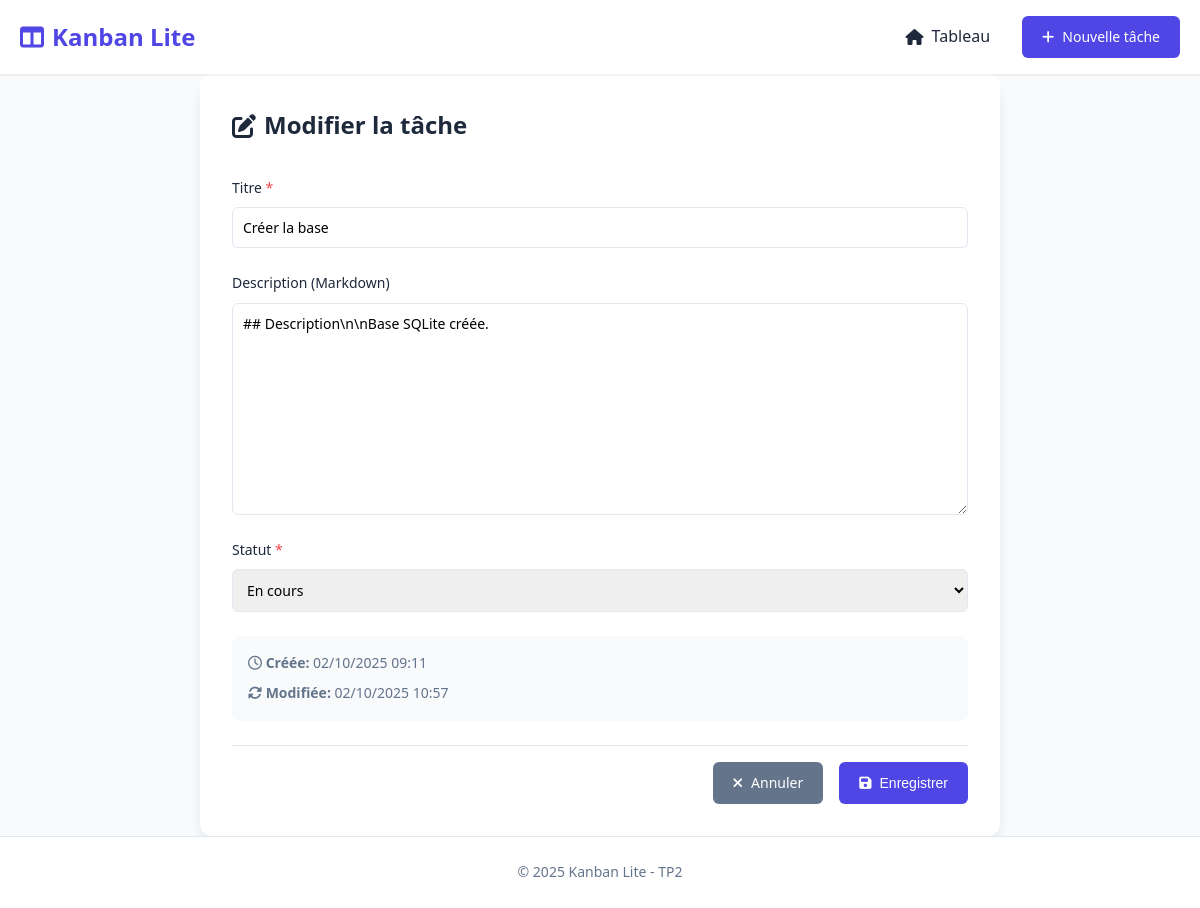
The app's page /index.php?route=edit&id=1, older data.
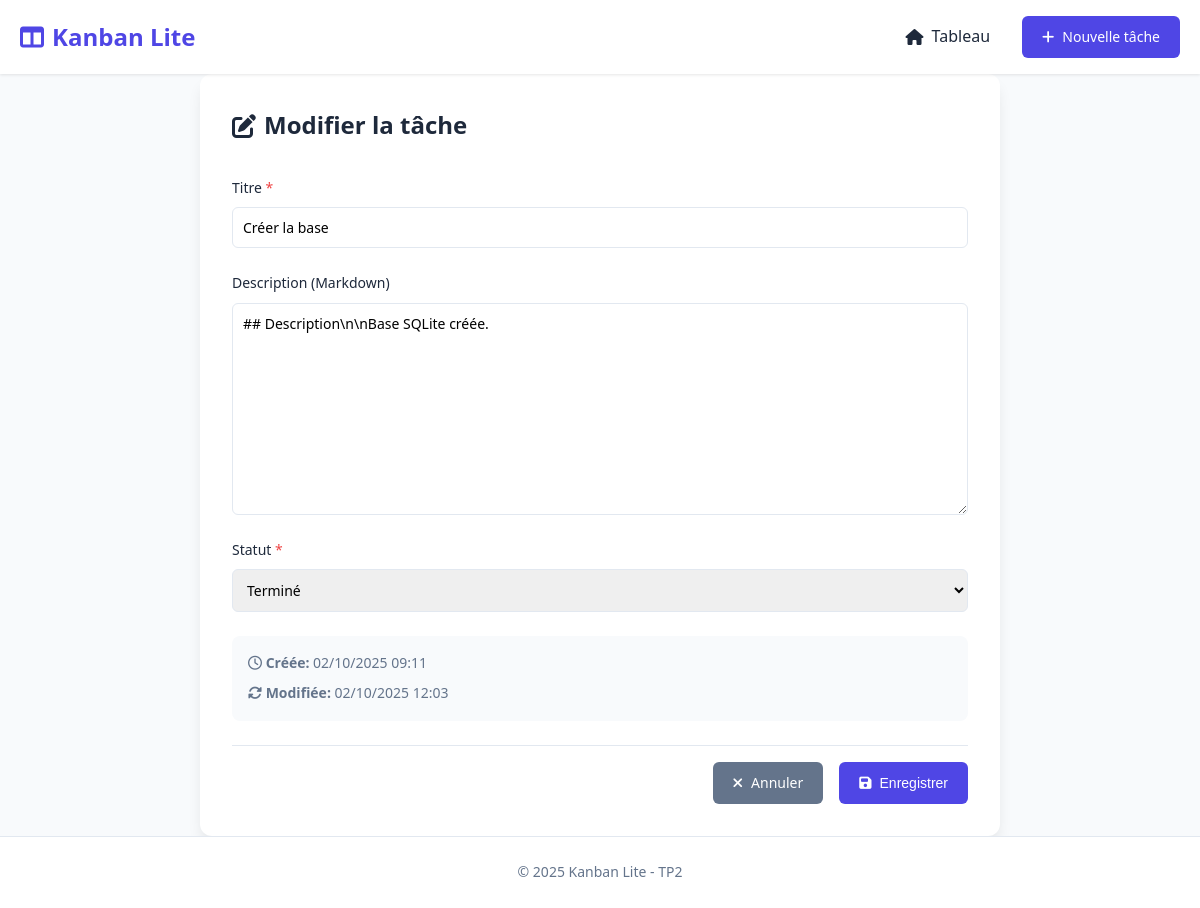
The same page, newer data.
### tables this page shows
CREATE TABLE tasks (
    id INTEGER PRIMARY KEY AUTOINCREMENT,
    title TEXT NOT NULL,
    description TEXT,
    status TEXT NOT NULL DEFAULT 'todo',
    created_at TEXT NOT NULL,
    updated_at TEXT NOT NULL
);

### controllers/TaskController.php (called while the page is built, shortened)
<?php
require_once __DIR__ . '/../models/TaskModel.php';
function editTask() {
    $id = $_GET['id'] ?? null;
    if (!$id || !($task = getTaskById($id))) {
        header('Location: index.php?route=list');
        exit;
    }
    require __DIR__ . '/../views/tasks/edit.php';
}

### models/TaskModel.php (called while the page is built, shortened)
<?php
function getDatabase() {
    try {
        $db = new PDO('sqlite:' . __DIR__ . '/../database.sqlite');
        $db->setAttribute(PDO::ATTR_ERRMODE, PDO::ERRMODE_EXCEPTION);
        return $db;
    } catch (PDOException $e) {
        die('Erreur: ' . $e->getMessage());
    }
}
function getTaskById($id) {
    $db = getDatabase();
    $stmt = $db->prepare('SELECT * FROM tasks WHERE id = :id');
    $stmt->execute(['id' => $id]);
    return $stmt->fetch(PDO::FETCH_ASSOC);
}

### views/tasks/edit.php (the view, shortened to what this page needs)
<div class="form-container">
    <div class="form-header"><h2><i class="fas fa-edit"></i> Modifier la tâche</h2></div>
    <form action="index.php?route=update" method="POST" class="task-form">
        <div class="form-group">
            <label for="title">Titre <span class="required">*</span></label>
            <input type="text" id="title" name="title" required maxlength="255" value="<?= htmlspecialchars($task['title']) ?>">
        </div>
        <div class="form-group">
            <label for="description">Description (Markdown)</label>
            <textarea id="description" name="description" rows="10"><?= htmlspecialchars($task['description']) ?></textarea>
        </div>
        <div class="form-group">
            <label for="status">Statut <span class="required">*</span></label>
            <select id="status" name="status" required>
                <option value="in_progress" <?= ($task['status'] === 'in_progress') ? 'selected' : '' ?>>En cours</option>
                <option value="done" <?= ($task['status'] === 'done') ? 'selected' : '' ?>>Terminé</option>
            </select>
        </div>
        <div class="form-info">
            <p><i class="far fa-clock"></i> <strong>Créée:</strong> <?= date('d/m/Y H:i', strtotime($task['created_at'])) ?></p>
            <p><i class="fas fa-sync-alt"></i> <strong>Modifiée:</strong> <?= date('d/m/Y H:i', strtotime($task['updated_at'])) ?></p>
        </div>
        <div class="form-actions">
            <a href="index.php?route=list" class="btn btn-secondary"><i class="fas fa-times"></i> Annuler</a>
            <button type="submit" class="btn btn-primary"><i class="fas fa-save"></i> Enregistrer</button>
        </div>
    </form>
</div>
<?php $content = ob_get_clean(); require __DIR__ . '/../layout.php'; ?>

### public/index.php (shortened to what this page needs)
<?php
require_once __DIR__ . '/../controllers/TaskController.php';
$route = $_GET['route'] ?? 'list';
switch ($route) {
    case 'edit':
        editTask();
        break;
}

### views/layout.php (shortened to what this page needs)
<!DOCTYPE html>
<html lang="fr">
<head>
    <link rel="stylesheet" href="css/style.css">
    <link rel="stylesheet" href="https://cdn.jsdelivr.net/simplemde/latest/simplemde.min.css">
    <link rel="stylesheet" href="https://cdnjs.cloudflare.com/ajax/libs/font-awesome/6.4.0/css/all.min.css">
</head>
<body>
    <header class="main-header">
        <div class="container">
            <h1><i class="fas fa-columns"></i> Kanban Lite</h1>
            <nav>
                <a href="index.php?route=list" class="nav-link"><i class="fas fa-home"></i> Tableau</a>
                <a href="index.php?route=add" class="btn btn-primary"><i class="fas fa-plus"></i> Nouvelle tâche</a>
            </nav>
        </div>
    </header>
    <main class="container">
        <?= $content ?? '' ?>
    </main>
    <footer class="main-footer">
        <div class="container"><p>&copy; 2025 Kanban Lite - TP2</p></div>
    </footer>
</body>
</html>

### public/css/style.css (style rules this page uses)
* { margin:0;padding:0;box-sizing:border-box }
:root { --primary:#4f46e5;--secondary:#64748b;--success:#10b981;--danger:#ef4444;--bg:#f8fafc;--card:#fff;--text:#1e293b;--border:#e2e8f0;--shadow:0 1px 3px rgba(0,0,0,.1) }
body { font-family:system-ui,sans-serif;background:var(--bg);color:var(--text);line-height:1.6;min-height:100vh;display:flex;flex-direction:column }
.container { max-width:1400px;margin:0 auto;padding:0 20px;width:100% }
.main-header { background:var(--card);box-shadow:var(--shadow);padding:1rem 0;position:sticky;top:0;z-index:100 }
.main-header .container { display:flex;justify-content:space-between;align-items:center }
.main-header h1 { font-size:1.5rem;color:var(--primary);display:flex;align-items:center;gap:.5rem }
.main-header nav { display:flex;gap:1rem;align-items:center }
.nav-link { color:var(--text);text-decoration:none;padding:.5rem 1rem;border-radius:.375rem;transition:.2s;display:flex;align-items:center;gap:.5rem }
.btn { padding:.625rem 1.25rem;border-radius:.375rem;border:none;cursor:pointer;font-size:.875rem;font-weight:500;text-decoration:none;display:inline-flex;align-items:center;gap:.5rem;transition:.2s }
.btn-primary { background:var(--primary);color:#fff }
.btn-secondary { background:var(--secondary);color:#fff }
main { flex:1;padding:2rem 0 }
.form-container { max-width:800px;margin:0 auto;background:var(--card);padding:2rem;border-radius:.75rem;box-shadow:0 10px 15px -3px rgba(0,0,0,.1) }
.form-header { margin-bottom:2rem }
.form-header h2 { font-size:1.5rem;display:flex;align-items:center;gap:.5rem }
.task-form { display:flex;flex-direction:column;gap:1.5rem }
.form-group { display:flex;flex-direction:column;gap:.5rem }
.form-group label { font-weight:500;font-size:.875rem }
.required { color:var(--danger) }
.form-group input,.form-group select,.form-group textarea { padding:.625rem;border:1px solid var(--border);border-radius:.375rem;font-size:.875rem;transition:.2s;font-family:inherit }
.form-group textarea { resize:vertical;min-height:120px }
.form-info { background:var(--bg);padding:1rem;border-radius:.5rem;display:flex;flex-direction:column;gap:.5rem }
.form-info p { font-size:.875rem;color:var(--secondary) }
.form-actions { display:flex;gap:1rem;justify-content:flex-end;padding-top:1rem;border-top:1px solid var(--border) }
.main-footer { background:var(--card);padding:1.5rem 0;margin-top:auto;border-top:1px solid var(--border);text-align:center;color:var(--secondary);font-size:.875rem }

Row changes from the older to the newer data that the page shows:
changed tasks "Créer la base": status "En cours" → "Terminé"; updated_at "02/10/2025 10:57" → "02/10/2025 12:03"
